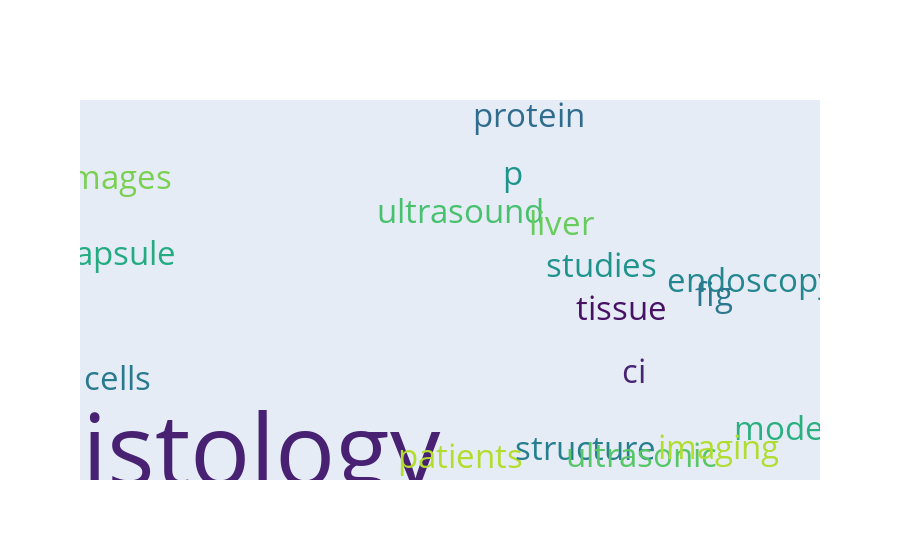

Write notebook code for a chart like this one.
### Code cell
from plotly.offline import iplot, init_notebook_mode
init_notebook_mode(connected=True)


text = top_words_text

iplot(plotly_wordcloud(text))

### Figure 1 — Plotly figure (JSON) as saved in the notebook; plotly's stock layout.template omitted (floating-point values rounded to 4 significant figures)
{"data": [{"hoverinfo": "text", "hovertext": ["histology1.0", "studies0.3333333333333333", "ci0.3333333333333333", "patients0.3333333333333333", "endoscopy0.3333333333333333", "images0.3333333333333333", "model0.3333333333333333", "cells0.3333333333333333", "p0.3333333333333333", "protein0.3333333333333333", "structure0.3333333333333333", "ultrasound0.3333333333333333", "ultrasonic0.3333333333333333", "capsule0.3333333333333333", "liver0.3333333333333333", "tissue0.3333333333333333", "imaging0.3333333333333333", "fig0.3333333333333333"], "mode": "text", "text": ["histology", "studies", "ci", "patients", "endoscopy", "images", "model", "cells", "p", "protein", "structure", "ultrasound", "ultrasonic", "capsule", "liver", "tissue", "imaging", "fig"], "textfont": {"color": ["rgb(72, 33, 115)", "rgb(31, 148, 140)", "rgb(72, 36, 117)", "rgb(178, 221, 45)", "rgb(36, 134, 142)", "rgb(122, 209, 81)", "rgb(42, 176, 127)", "rgb(41, 122, 142)", "rgb(31, 148, 140)", "rgb(47, 108, 142)", "rgb(39, 126, 142)", "rgb(72, 193, 110)", "rgb(86, 198, 103)", "rgb(37, 171, 130)", "rgb(103, 204, 92)", "rgb(71, 17, 100)", "rgb(176, 221, 47)", "rgb(42, 119, 142)"], "size": [100, 33.33, 33.33, 33.33, 33.33, 33.33, 33.33, 33.33, 33.33, 33.33, 33.33, 33.33, 33.33, 33.33, 33.33, 33.33, 33.33, 33.33]}, "type": "scatter", "x": [31, 123, 131, 88, 160, 3, 168, 3, 101, 105, 119, 88, 133, 3, 113, 128, 152, 151], "y": [1, 173, 78, 2, 160, 252, 27, 72, 255, 307, 9, 221, 3, 184, 211, 135, 10, 147]}], "layout": {"xaxis": {"showgrid": false, "showticklabels": false, "zeroline": false}, "yaxis": {"showgrid": false, "showticklabels": false, "zeroline": false}}}
